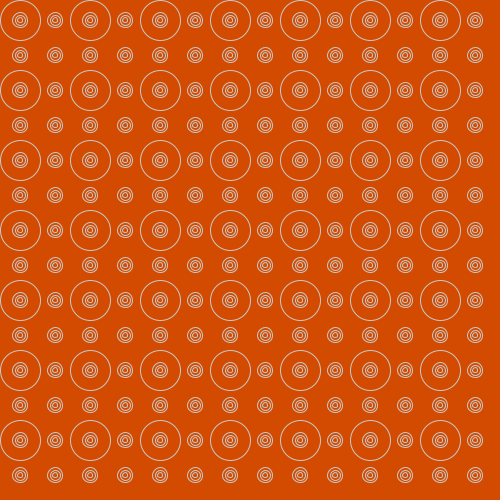
Frame 1 (no input)
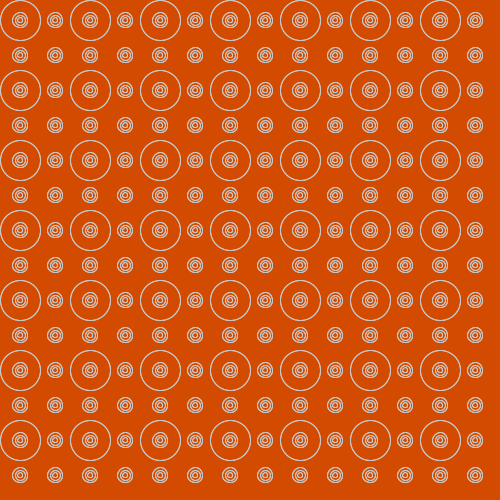
Frame 2 (the mouse pressed at the canvas centre, redrawn once)

The Processing sketch that drew these frames (run headless with seeded random() and noise(); the mouse was pressed at the canvas centre and the sketch redrawn once):

// Processing sketch: processing_85210
// ── processing_85210.pde

void setup()
{
  size(500, 500);
  stroke(200);
  background(#d24b01);
}



void draw()
{
  noFill();

  for (int posX = 20; posX < width; posX = posX + 70)
  {
   
  for (int posY = 20; posY < height; posY = posY + 70)
  {
    ellipse(posX, posY, 40, 40);
  }}

for (int posX = 20; posX < width; posX = posX + 35)
  {
   
  for (int posY = 20; posY < height; posY = posY + 35)
  {
    ellipse(posX, posY, 5, 5);
  }}

for (int posX = 20; posX < width; posX = posX + 35)
  {
   
  for (int posY = 20; posY < height; posY = posY + 35)
  {
    ellipse(posX, posY, 10, 10);
    
  }}
 
 for (int posX = 20; posX < width; posX = posX + 35)
  {
   
  for (int posY = 20; posY < height; posY = posY + 35)
  {
    ellipse(posX, posY, 15, 15);
    
  }}
 
 noLoop();
}
